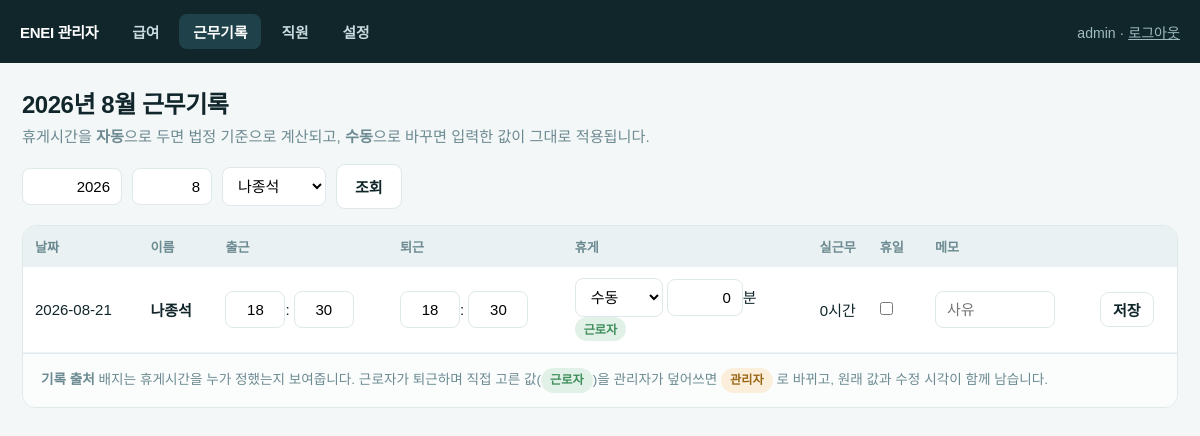
The app's page /admin/records?worker_id=1&year=2026&month=8 (signed in) with its own data.
### app/models.py (models this page shows)
class AdminUser(SQLModel, table=True):
    id: Optional[int] = Field(default=None, primary_key=True)
    username: str = Field(unique=True, index=True)
    password_hash: str
    role: str = "owner"                       # owner | manager
    active: bool = True

class Record(SQLModel, table=True):
    __table_args__ = (UniqueConstraint("worker_id", "work_date"),)
    id: Optional[int] = Field(default=None, primary_key=True)
    worker_id: int = Field(foreign_key="worker.id", index=True)
    work_date: date = Field(index=True)
    in_h: Optional[int] = None
    in_m: Optional[int] = None
    out_h: Optional[int] = None
    out_m: Optional[int] = None
    real_in_at: Optional[datetime] = None
    real_out_at: Optional[datetime] = None
    total_minutes: Optional[int] = None       # 체류시간
    break_minutes: Optional[int] = None       # 최종 적용된 휴게(분)
    break_override: Optional[int] = None      # None = 자동, 숫자 = 수동 지정
    break_source: str = "auto"                # auto | worker | admin
    minutes: Optional[int] = None             # 실근무(급여 기준)
    is_holiday: bool = False
    memo: Optional[str] = None
    in_ip: Optional[str] = None
    out_ip: Optional[str] = None
    in_device: Optional[str] = None
    out_device: Optional[str] = None
    edited_by: Optional[str] = None
    edited_at: Optional[datetime] = None

class Worker(SQLModel, table=True):
    id: Optional[int] = Field(default=None, primary_key=True)
    name: str = Field(index=True, unique=True)
    pin_hash: str
    hourly: int = 10030
    contract_days: int = 5
    employment_type: str = "파트타임"        # 파트타임 | 정규
    extra_eligible: bool = False             # 연장·휴일 50% 가산 적용 여부
    break_policy: str = "ask"                # ask | auto | none
    weekly_holiday_policy: str = "auto"      # auto | always | never
    net_pay_agreement: bool = False          # 세후 금액으로 합의한 근로자
    active: bool = True
    created_at: datetime = Field(default_factory=datetime.now)

### app/routers/admin.py (the view)
@router.get("/records", response_class=HTMLResponse)
def records_page(request: Request, year: int | None = None, month: int | None = None,
                 worker_id: int | None = None,
                 admin: AdminUser = Depends(require_admin),
                 db: Session = Depends(get_session)):
    today = date.today()
    year, month = year or today.year, month or today.month
    q = select(Record).order_by(Record.work_date.desc())
    if worker_id:
        q = q.where(Record.worker_id == worker_id)
    rows = [r for r in db.exec(q).all()
            if r.work_date.year == year and r.work_date.month == month]
    workers = {w.id: w for w in db.exec(select(Worker)).all()}
    return render(request, "admin_records.html", {
        "request": request, "admin": admin, "rows": rows, "workers": workers,
        "year": year, "month": month, "worker_id": worker_id})

### app/templates/admin_records.html (shortened to what this page needs)
{% extends "admin_base.html" %}
{% set nav = "records" %}
{% block body %}
<h1>{{ year }}년 {{ month }}월 근무기록</h1>
<p class="sub">휴게시간을 <b>자동</b>으로 두면 법정 기준으로 계산되고, <b>수동</b>으로 바꾸면 입력한 값이 그대로 적용됩니다.</p>
<form class="bar" method="get" action="/admin/records">
  <input type="number" name="year" value="{{ year }}" style="width:100px">
  <input type="number" name="month" value="{{ month }}" style="width:80px">
  <select name="worker_id">
    {% for wid, w in workers.items() %}
    <option value="{{ wid }}" {{ 'selected' if worker_id == wid }}>{{ w.name }}</option>
    {% endfor %}
  </select>
  <button class="btn ghost">조회</button>
</form>
<div class="card">
  <div class="scrollx">
  <table>
    <thead>
      <tr>
        <th>날짜</th><th>이름</th><th>출근</th><th>퇴근</th>
        <th>휴게</th><th class="num">실근무</th><th>휴일</th><th>메모</th><th></th>
      </tr>
    </thead>
    <tbody>
      {% for r in rows %}{% set w = workers[r.worker_id] %}{% include "_record_row.html" %}{% else %}
      <tr><td colspan="9" class="empty">해당 기간 기록이 없습니다.</td></tr>
      {% endfor %}
    </tbody>
  </table>
  </div>
  <p class="note">
    <b>기록 출처</b> 배지는 휴게시간을 누가 정했는지 보여줍니다.
    근로자가 퇴근하며 직접 고른 값(<span class="badge badge-on">근로자</span>)을 관리자가 덮어쓰면
    <span class="badge badge-warn">관리자</span> 로 바뀌고, 원래 값과 수정 시각이 함께 남습니다.
  </p>
</div>
{% endblock %}

### app/templates/admin_base.html (shortened to what this page needs)
<!DOCTYPE html>
<html lang="ko">
<head>
<link rel="stylesheet" href="https://cdn.jsdelivr.net/gh/orioncactus/pretendard@v1.3.9/dist/web/static/pretendard.min.css">
</head>
<body>
<header>
  <span class="brand">ENEI 관리자</span>
  <nav>
    <a href="/admin/payroll" class="{{ 'on' if nav=='payroll' }}">급여</a>
    <a href="/admin/records" class="{{ 'on' if nav=='records' }}">근무기록</a>
    <a href="/admin/workers" class="{{ 'on' if nav=='workers' }}">직원</a>
    <a href="/admin/settings" class="{{ 'on' if nav=='settings' }}">설정</a>
  </nav>
  <span class="me">{{ admin.username }} · <a href="/admin/logout">로그아웃</a></span>
</header>
<main>{% block body %}{% endblock %}</main>
</body>
</html>

### app/templates/_record_row.html (shortened to what this page needs)
<tr id="rec-{{ r.id }}">
  <form hx-post="/admin/records/{{ r.id }}" hx-target="#rec-{{ r.id }}" hx-swap="outerHTML">
    <td>{{ r.work_date }}</td>
    <td><b>{{ w.name }}</b></td>
    <td>
      <input type="number" class="time" name="in_h" value="{{ r.in_h }}" min="0" max="23">:
      <input type="number" class="time" name="in_m" value="{{ r.in_m }}" min="0" max="59">
    </td>
    <td>
      <input type="number" class="time" name="out_h" value="{{ r.out_h if r.out_h is not none else '' }}" min="0" max="23">:
      <input type="number" class="time" name="out_m" value="{{ r.out_m if r.out_m is not none else '' }}" min="0" max="59">
    </td>
    <td>
      <select name="break_mode" style="width:88px">
        <option value="manual" {{ 'selected' if r.break_override is not none }}>수동</option>
      </select>
      <input type="number" name="break_minutes" value="{{ r.break_minutes or 0 }}" min="0" step="10" style="width:76px">분
      <br>
      {% if r.break_source == 'worker' %}<span class="badge badge-on">근로자</span>
      {% elif r.break_source == 'admin' %}<span class="badge badge-warn">관리자</span>
      {% else %}<span class="badge badge-auto">자동</span>{% endif %}
    </td>
    <td class="num">{{ r.minutes|hhmm }}</td>
    <td><input type="checkbox" name="is_holiday" value="true" {{ 'checked' if r.is_holiday }} aria-label="휴일 근로"></td>
    <td><input type="text" name="memo" value="{{ r.memo or '' }}" placeholder="사유" style="width:120px"></td>
    <td><button class="btn ghost" style="padding:6px 12px">저장</button></td>
  </form>
</tr>

### app/templates/admin_base.html (style rules this page uses)
:root { --ink:#10262B; --paper:#fff; --bg:#F4F7F8; --mist:#EAF1F2; --line:#DFE8EA; --muted:#6C8A91; --teal:#2E8C9E; --teal-deep:#1F6F80; --amber:#E9A23B; --clay:#C6553F; --grass:#3E8E5A; }
* { box-sizing:border-box;margin:0;padding:0 }
body { font-family:Pretendard,'Malgun Gothic',sans-serif;background:var(--bg);color:var(--ink);font-size:15px }
a { color:inherit }
button,input,select { font-family:inherit;font-size:inherit }
header { background:var(--ink);color:#fff;padding:14px 20px;display:flex;align-items:center;gap:20px;flex-wrap:wrap;position:sticky;top:0;z-index:10 }
header .brand { font-weight:800;letter-spacing:-.02em }
header nav { display:flex;gap:6px;flex-wrap:wrap }
header nav a { padding:7px 14px;border-radius:8px;color:#C9DBDE;text-decoration:none;font-weight:600;font-size:.92rem }
header nav a.on,header nav a:hover { background:#1F4149;color:#fff }
header .me { margin-left:auto;font-size:.88rem;color:#9FBBC0 }
main { padding:22px;max-width:1240px;margin:0 auto }
h1 { font-size:1.5rem;font-weight:800;letter-spacing:-.02em;margin-bottom:4px }
.sub { color:var(--muted);margin-bottom:18px;font-size:.95rem }
.bar { display:flex;gap:10px;align-items:center;flex-wrap:wrap;margin-bottom:16px }
.btn { padding:11px 18px;border:0;border-radius:9px;background:var(--teal);color:#fff;font-weight:700;cursor:pointer }
.btn.ghost { background:#fff;color:var(--ink);border:1px solid var(--line) }
input[type=text],input[type=number],input[type=password],select { padding:9px 11px;border:1px solid var(--line);border-radius:8px;background:#fff }
input[type=number] { -moz-appearance:textfield; appearance:textfield; width:110px;text-align:right; }
input.time { width:60px;text-align:center;padding:9px 6px;font-variant-numeric:tabular-nums }
.card { background:#fff;border:1px solid var(--line);border-radius:14px;overflow:hidden;margin-bottom:18px }
table { width:100%;border-collapse:collapse }
th { background:var(--mist);color:var(--muted);font-size:.82rem;font-weight:700;text-align:left;padding:11px 12px;white-space:nowrap }
td { padding:11px 12px;border-bottom:1px solid #F0F4F5;font-variant-numeric:tabular-nums;white-space:nowrap }
td.num,th.num { text-align:right }
.badge { display:inline-block;padding:3px 9px;border-radius:99px;font-size:.76rem;font-weight:700 }
.badge-on { background:#E2F1E8;color:var(--grass) }
.badge-warn { background:#FBEEDA;color:#9A6716 }
.note { font-size:.85rem;color:var(--muted);line-height:1.6;padding:14px 18px;background:#FBFDFD;border-top:1px solid var(--line) }

### records on screen
AdminUser: username "admin"
Record: work_date "2026-08-21", in_h "18", in_m "30", out_h "18", out_m "30", break_minutes "0", break_source "근로자", minutes|hhmm "0시간"
Worker: name "나종석"

### other values on screen
{{ year }} "2026"
{{ month }} "8"
form field worker_id "나종석"
